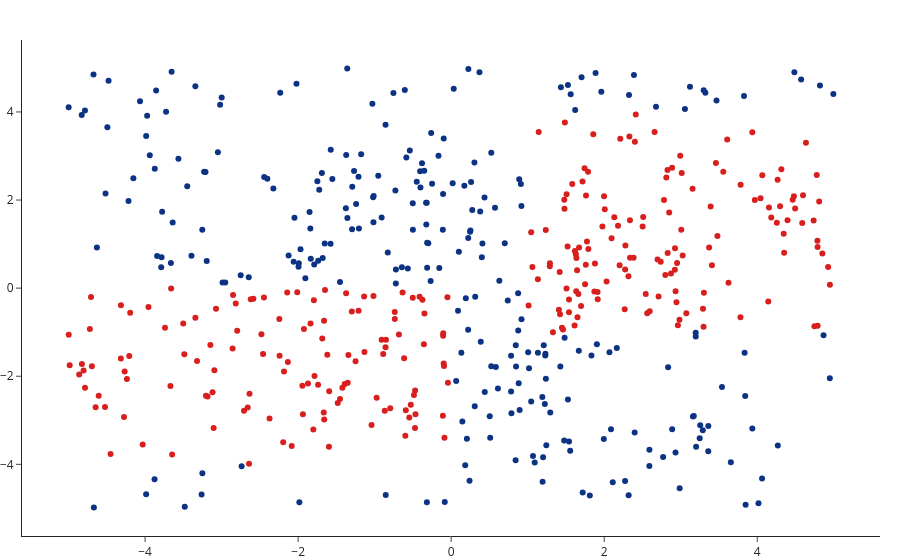

Notebook code cell kept with this figure:
### Code cell
def true_tree_labels(X):
    labels = []
    for i in range(X.shape[0]):
        labels.append(1 if ((-5 <= X[i][0] <= 0 and -4 <= X[i][1] <= 0) 
                            or (1 <= X[i][0] <= 5 and -1 <= X[i][1] <= 4)) else 0)
    return np.array(labels)

y_tree = true_tree_labels(X)
X, y_tree = even_classes(X, y_tree)


go.Figure([go.Scatter(x = X[:, 0], y=X[:, 1], mode = 'markers',
        marker = dict(color=y_tree, colorscale='Portland'))]).show()

### Figure 1 — Plotly figure (JSON) as saved in the notebook; plotly's stock layout.template omitted (floating-point values rounded to 4 significant figures; data arrays with more than 128 entries replaced by an {"elided": "..."} marker saying what was removed)
{"data": [{"marker": {"color": {"elided": "522 int values"}, "colorscale": [[0, "rgb(12,51,131)"], [0.25, "rgb(10,136,186)"], [0.5, "rgb(242,211,56)"], [0.75, "rgb(242,143,56)"], [1, "rgb(217,30,30)"]]}, "mode": "markers", "type": "scatter", "x": {"elided": "522 float values"}, "y": {"elided": "522 float values"}}], "layout": {}}
